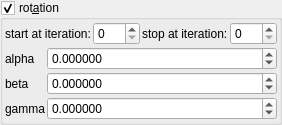
    <widget class="MyGroupBox" name="groupCheck_mandelbox_main_rotation_enabled">
     <property name="title">
      <string>rot&amp;ation</string>
     </property>
     <property name="checkable">
      <bool>true</bool>
     </property>
     <layout class="QVBoxLayout" name="verticalLayout_3" stretch="0,0">
      <property name="spacing">
       <number>2</number>
      </property>
      <property name="leftMargin">
       <number>2</number>
      </property>
      <property name="topMargin">
       <number>2</number>
      </property>
      <property name="rightMargin">
       <number>2</number>
      </property>
      <property name="bottomMargin">
       <number>2</number>
      </property>
      <item>
       <layout class="QHBoxLayout" name="horizontalLayout_23" stretch="0,1,0,1">
        <item>
         <widget class="QLabel" name="label_104">
          <property name="text">
           <string>start at iteration:</string>
          </property>
         </widget>
        </item>
        <item>
         <widget class="MySpinBox" name="spinboxInt_transf_start_iterations_R">
          <property name="sizePolicy">
           <sizepolicy hsizetype="Minimum" vsizetype="Maximum">
            <horstretch>0</horstretch>
            <verstretch>0</verstretch>
           </sizepolicy>
          </property>
          <property name="maximum">
           <number>999</number>
          </property>
         </widget>
        </item>
        <item>
         <widget class="QLabel" name="label_78">
          <property name="text">
           <string>stop at iteration:</string>
          </property>
         </widget>
        </item>
        <item>
         <widget class="MySpinBox" name="spinboxInt_transf_stop_iterations_R">
          <property name="sizePolicy">
           <sizepolicy hsizetype="Minimum" vsizetype="Maximum">
            <horstretch>0</horstretch>
            <verstretch>0</verstretch>
           </sizepolicy>
          </property>
          <property name="maximum">
           <number>999</number>
          </property>
         </widget>
        </item>
       </layout>
      </item>
      <item>
       <layout class="QGridLayout" name="gridLayout_4" columnstretch="0,1" columnminimumwidth="0,0">
        <item row="0" column="1">
         <widget class="MyDoubleSpinBox" name="spinboxd3_mandelbox_rotation_main_x">
          <property name="sizePolicy">
           <sizepolicy hsizetype="Minimum" vsizetype="Maximum">
            <horstretch>0</horstretch>
            <verstretch>0</verstretch>
           </sizepolicy>
          </property>
          <property name="prefix">
           <string/>
          </property>
          <property name="suffix">
           <string/>
          </property>
          <property name="decimals">
           <number>6</number>
          </property>
          <property name="minimum">
           <double>-36000.000000000000000</double>
          </property>
          <property name="maximum">
           <double>36000.000000000000000</double>
          </property>
          <property name="singleStep">
           <double>1.000000000000000</double>
          </property>
         </widget>
        </item>
        <item row="2" column="1">
         <widget class="MyDoubleSpinBox" name="spinboxd3_mandelbox_rotation_main_z">
          <property name="sizePolicy">
           <sizepolicy hsizetype="Minimum" vsizetype="Maximum">
            <horstretch>0</horstretch>
            <verstretch>0</verstretch>
           </sizepolicy>
          </property>
          <property name="prefix">
           <string/>
          </property>
          <property name="suffix">
           <string/>
          </property>
          <property name="decimals">
           <number>6</number>
          </property>
          <property name="minimum">
           <double>-36000.000000000000000</double>
          </property>
          <property name="maximum">
           <double>36000.000000000000000</double>
          </property>
          <property name="singleStep">
           <double>1.000000000000000</double>
          </property>
         </widget>
        </item>
        <item row="1" column="1">
         <widget class="MyDoubleSpinBox" name="spinboxd3_mandelbox_rotation_main_y">
          <property name="sizePolicy">
           <sizepolicy hsizetype="Minimum" vsizetype="Maximum">
            <horstretch>0</horstretch>
            <verstretch>0</verstretch>
           </sizepolicy>
          </property>
          <property name="prefix">
           <string/>
          </property>
          <property name="suffix">
           <string/>
          </property>
          <property name="decimals">
           <number>6</number>
          </property>
          <property name="minimum">
           <double>-36000.000000000000000</double>
          </property>
          <property name="maximum">
           <double>36000.000000000000000</double>
          </property>
          <property name="singleStep">
           <double>1.000000000000000</double>
          </property>
         </widget>
        </item>
        <item row="1" column="0">
         <widget class="QLabel" name="label_44">
          <property name="text">
           <string notr="true">beta</string>
          </property>
         </widget>
        </item>
        <item row="0" column="0">
         <widget class="QLabel" name="label_43">
          <property name="text">
           <string notr="true">alpha</string>
          </property>
         </widget>
        </item>
        <item row="2" column="0">
         <widget class="QLabel" name="label_45">
          <property name="text">
           <string notr="true">gamma</string>
          </property>
         </widget>
        </item>
       </layout>
      </item>
     </layout>
    </widget>
